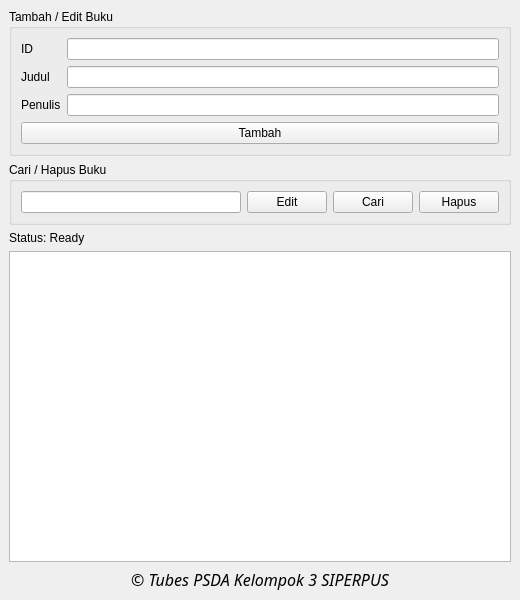
<?xml version="1.0" encoding="UTF-8"?>
<ui version="4.0">
 <class>MainWindow</class>
 <widget class="QMainWindow" name="MainWindow">
  <property name="geometry">
   <rect>
    <x>0</x>
    <y>0</y>
    <width>520</width>
    <height>600</height>
   </rect>
  </property>
  <property name="windowTitle">
   <string>SI PERPUS - Binary Search</string>
  </property>
  <widget class="QWidget" name="centralwidget">
   <layout class="QVBoxLayout">
    <item>
     <widget class="QGroupBox" name="groupBox">
      <property name="title">
       <string>Tambah / Edit Buku</string>
      </property>
      <layout class="QVBoxLayout">
       <item>
        <layout class="QFormLayout">
         <item row="0" column="0">
          <widget class="QLabel" name="label">
           <property name="text">
            <string>ID</string>
           </property>
          </widget>
         </item>
         <item row="0" column="1">
          <widget class="QLineEdit" name="inputID"/>
         </item>
         <item row="1" column="0">
          <widget class="QLabel" name="label">
           <property name="text">
            <string>Judul</string>
           </property>
          </widget>
         </item>
         <item row="1" column="1">
          <widget class="QLineEdit" name="inputJudul"/>
         </item>
         <item row="2" column="0">
          <widget class="QLabel" name="label">
           <property name="text">
            <string>Penulis</string>
           </property>
          </widget>
         </item>
         <item row="2" column="1">
          <widget class="QLineEdit" name="inputPenulis"/>
         </item>
        </layout>
       </item>
       <item>
        <layout class="QHBoxLayout">
         <item>
          <widget class="QPushButton" name="btnTambah">
           <property name="cursor">
            <cursorShape>PointingHandCursor</cursorShape>
           </property>
           <property name="text">
            <string>Tambah</string>
           </property>
          </widget>
         </item>
        </layout>
       </item>
      </layout>
     </widget>
    </item>
    <item>
     <widget class="QGroupBox" name="groupBox">
      <property name="cursor">
       <cursorShape>PointingHandCursor</cursorShape>
      </property>
      <property name="title">
       <string>Cari / Hapus Buku</string>
      </property>
      <layout class="QHBoxLayout">
       <item>
        <widget class="QLineEdit" name="editCari"/>
       </item>
       <item>
        <widget class="QPushButton" name="btnEdit">
         <property name="text">
          <string>Edit</string>
         </property>
        </widget>
       </item>
       <item>
        <widget class="QPushButton" name="btnCari">
         <property name="text">
          <string>Cari</string>
         </property>
        </widget>
       </item>
       <item>
        <widget class="QPushButton" name="btnHapus">
         <property name="text">
          <string>Hapus</string>
         </property>
        </widget>
       </item>
      </layout>
     </widget>
    </item>
    <item>
     <widget class="QLabel" name="labelStatus">
      <property name="text">
       <string>Status: Ready</string>
      </property>
     </widget>
    </item>
    <item>
     <widget class="QListWidget" name="listWidget"/>
    </item>
    <item>
     <widget class="QLabel" name="label">
      <property name="font">
       <font>
        <family>Coolvetica Rg</family>
        <pointsize>12</pointsize>
        <italic>true</italic>
       </font>
      </property>
      <property name="cursor">
       <cursorShape>PointingHandCursor</cursorShape>
      </property>
      <property name="text">
       <string>© Tubes PSDA Kelompok 3 SIPERPUS</string>
      </property>
      <property name="alignment">
       <set>Qt::AlignmentFlag::AlignCenter</set>
      </property>
     </widget>
    </item>
   </layout>
  </widget>
 </widget>
 <resources/>
 <connections/>
</ui>
